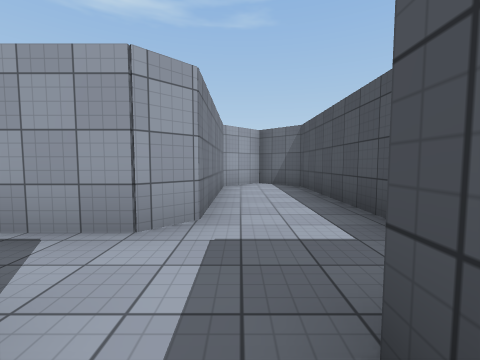
View 1 (above)

24 first-person views from a walk through a Unity game level. The camera is 1.3 m above the floor, tilts 4° down and sees 90° across. The floor is counted in squares, 2 m on a side. Each view is taken from the middle of a square. On the plan, view 1 faces up. The plan holds only what a view shows up to about 9 squares ahead; the rest is blank. The place goes on beyond the plan. The player character is not drawn. Surface patterns are stand-ins for the level's own textures.

View 2
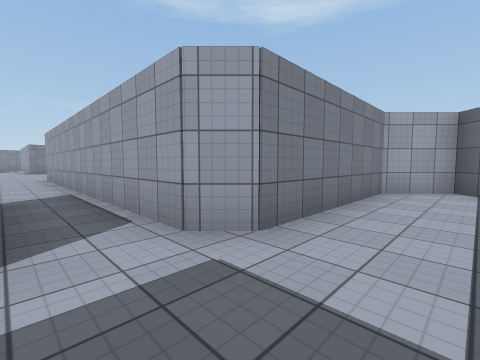

View 3
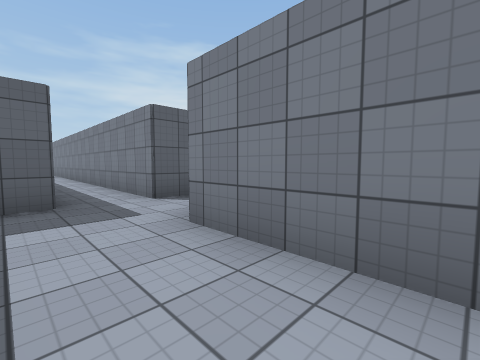

View 4
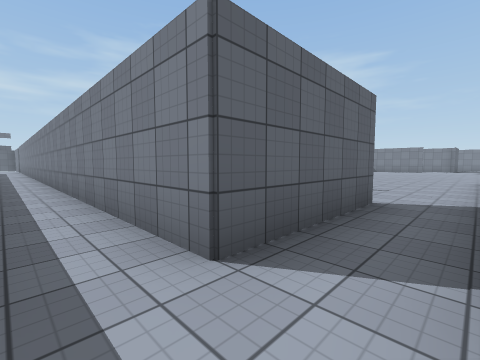

View 5
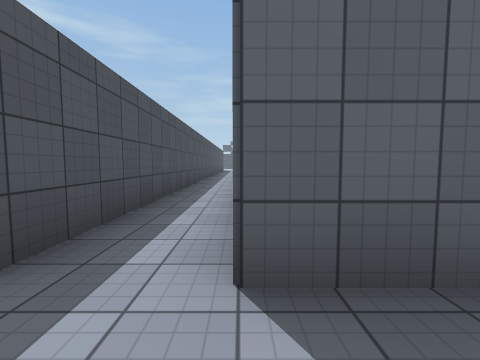

View 6
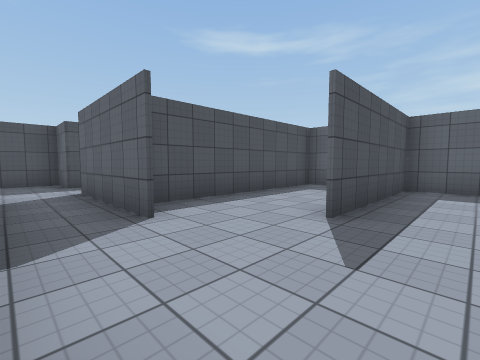

View 7
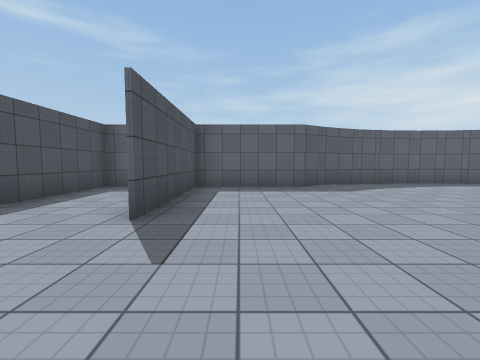

View 8
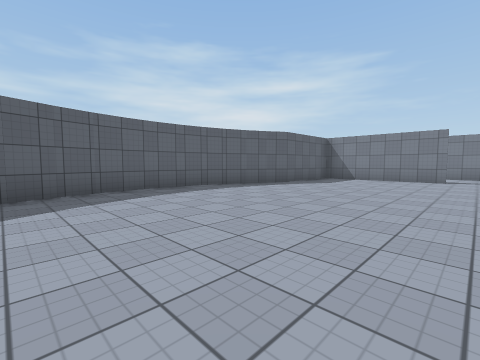

View 9
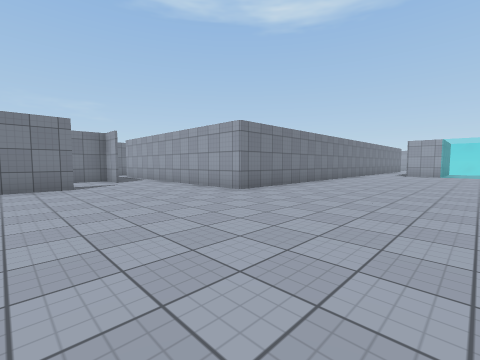

View 10
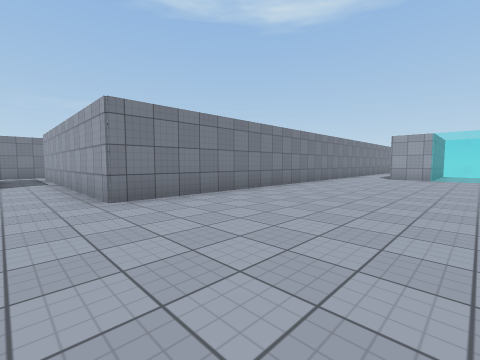

View 11
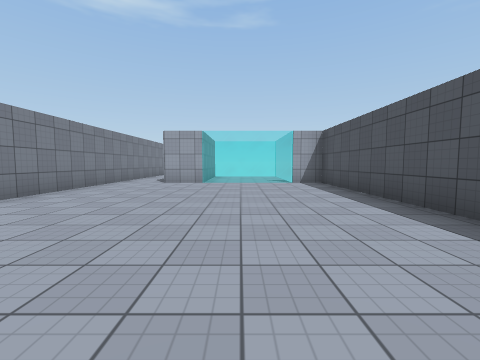

View 12
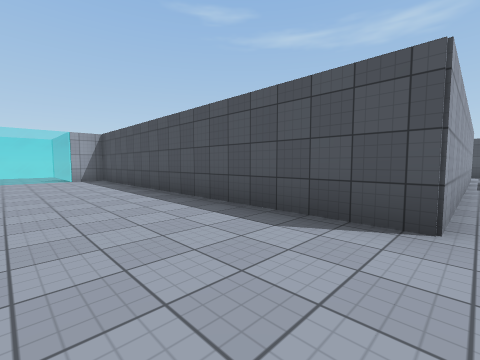

View 13
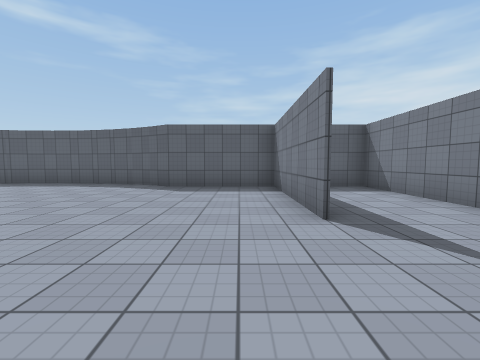

View 14
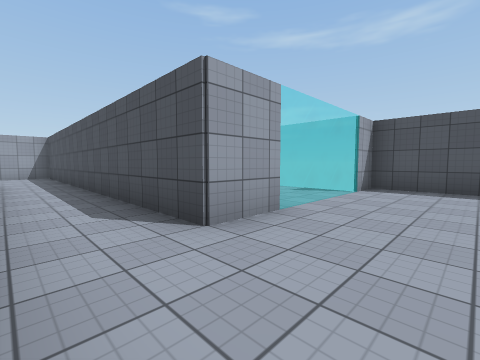

View 15
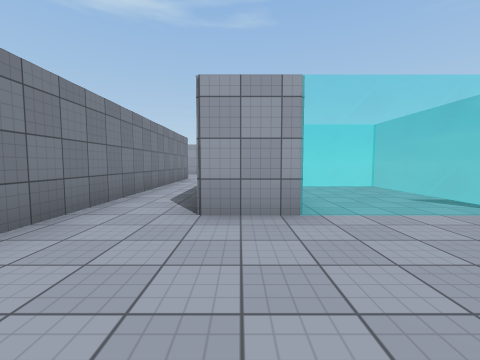

View 16
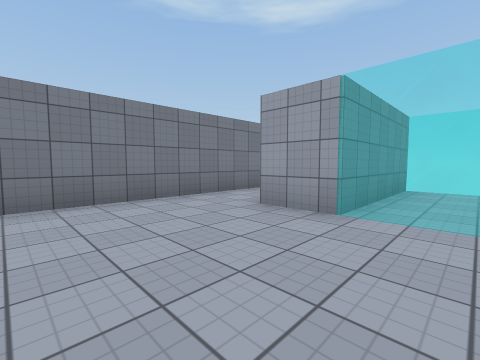

View 17
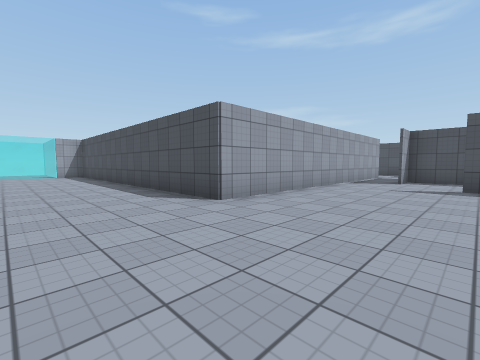

View 18
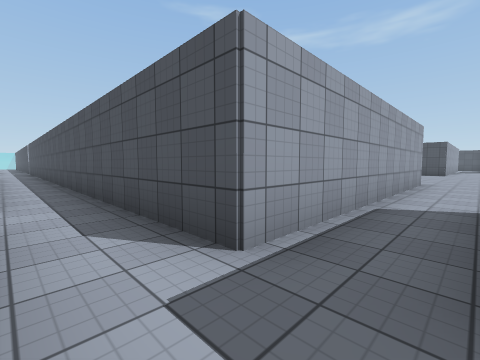

View 19
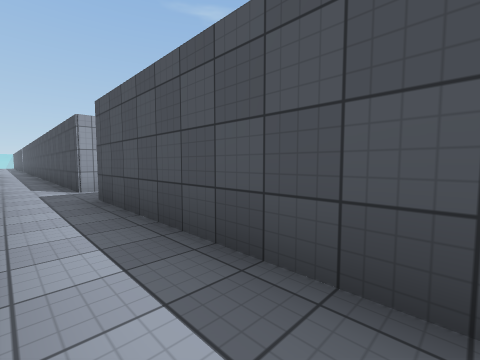

View 20
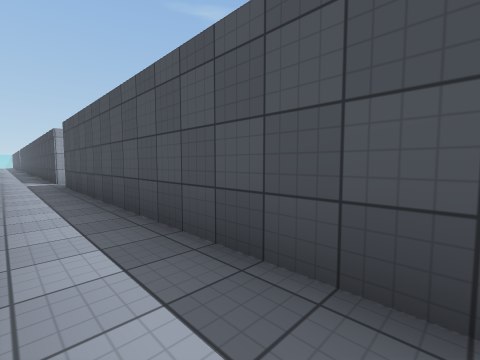

View 21
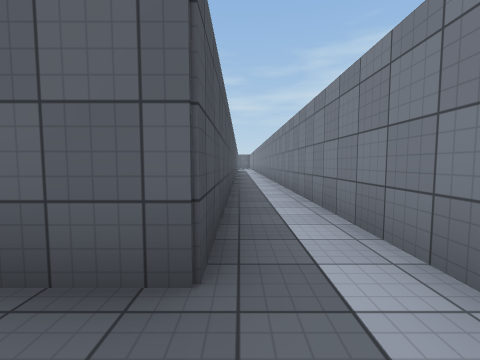

View 22
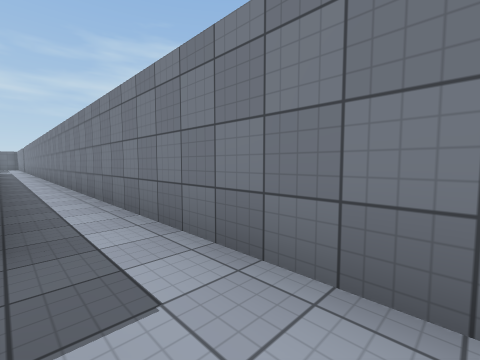

View 23
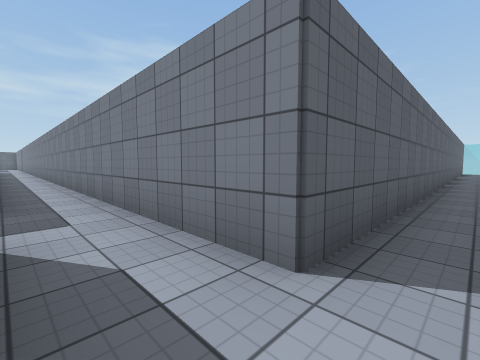

View 24
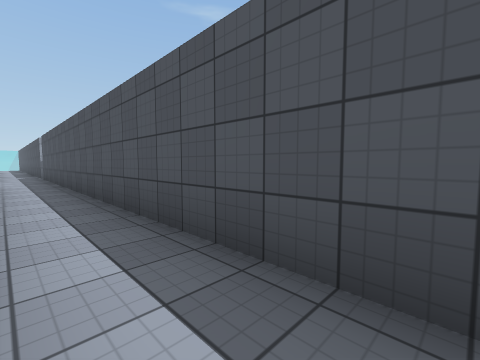

### Floor plan
Points are (right, up) in squares from view 1. A wall is a line through its corners. A room is listed if a view was taken in it or the views show most of it. See-through windows are left out.
Room 1 (views 1, 2, 3, 4, 5)
walls: (-2.5, 0.8) (-1, 0.8) (-1, -7.5); (0.5, -6.9) (0.5, 0.8) (1.7, 0.8) (1.7, 6.7) (0.6, 7.8) (-0.5, 6.7) (-0.5, 2.7) (-1, 2.2) (-2.5, 2.2)
ways out: opening at (-2, 2) to room 2
Room 2 (views 6, 7, 8, 9, 10, 11, 12, 13, 14, 15, 16, 17)
walls: (-20, -0.6) (-20, -4.7) (-17, -4.7) (-16.3, -5.1); (-16.4, -5.1) (-15.7, -5.4) (-14.9, -5.7); (-21.5, 0.7) (-22.5, 0.7) (-22.5, -4.7) (-21.5, -4.7); (-9.5, -5.1) (-8.8, -4.7) (-5.8, -4.7) (-5.8, -0.8); (-15.1, -5.6) (-14.2, -5.8); (-4.4, 0.8) (-2.5, 0.8); (-10.1, -5.4) (-9.4, -5.1); (-14.3, -5.8) (-13.6, -5.9); (-11.6, -5.8) (-10.7, -5.6); (-13.7, -5.9) (-12.8, -6); (-12.2, -5.9) (-11.4, -5.8); (-10.8, -5.7) (-10, -5.4); (-13, -6) (-12.1, -5.9); (-14.2, 12) (-15.5, 12) (-15.5, 19.5); (-2.5, 2.2) (-10.3, 2.2) (-10.3, 12) (-11.2, 12); (-3.9, -4.7) (-3.3, -4.7) (-3.3, 0.7) (-4.2, 0.7); (-17.2, 18) (-17.2, 2.2) (-21.6, 2.2)
ways out: opening at (-2, 2) to room 1; opening at (-22, 2) to room 3
Room 3 (views 18, 19, 20, 21)
walls: (-26.2, 2.6) (-26.2, -7.5); (-24.8, -7.1) (-24.8, 0.8) (-23.8, 0.8); (-21.6, 2.2) (-24.8, 2.2)
ways out: opening at (-22, 2) to room 2; opening at (-25.5, 3.5) to room 4
Room 4 (views 22, 23, 24)
walls: (-24.8, 2.2) (-24.8, 18.5); (-37, 4.3) (-26.2, 4.3) (-26.2, 2.6)
ways out: opening at (-25.5, 3.5) to room 3
Room 5 (no view inside)
walls: (-14.2, 15.8) (-14.2, 12)

Positions as (right, up) in squares from view 1, and headings:
1: (0, 0), facing up
2: (1, 1), facing up-left
3: (1, 5), facing down-left
4: (0, 2), facing down-left
5: (-1, 2), facing down
6: (-7, 2), facing down-right
7: (-7, 2), facing down
8: (-10, 0), facing down-left
9: (-13, -2), facing up-left
10: (-13, 1), facing up-left
11: (-13, 4), facing up
12: (-13, 2), facing up-right
13: (-19, 2), facing down
14: (-17, 10), facing up-right
15: (-15, 9), facing up
16: (-13, 9), facing up-left
17: (-13, -1), facing up-right
18: (-26, 1), facing up-right
19: (-26, -4), facing up-right
20: (-26, -7), facing up-right
21: (-25, 2), facing down
22: (-25, 3), facing down-left
23: (-25, 5), facing down-left
24: (-26, 7), facing up-right
